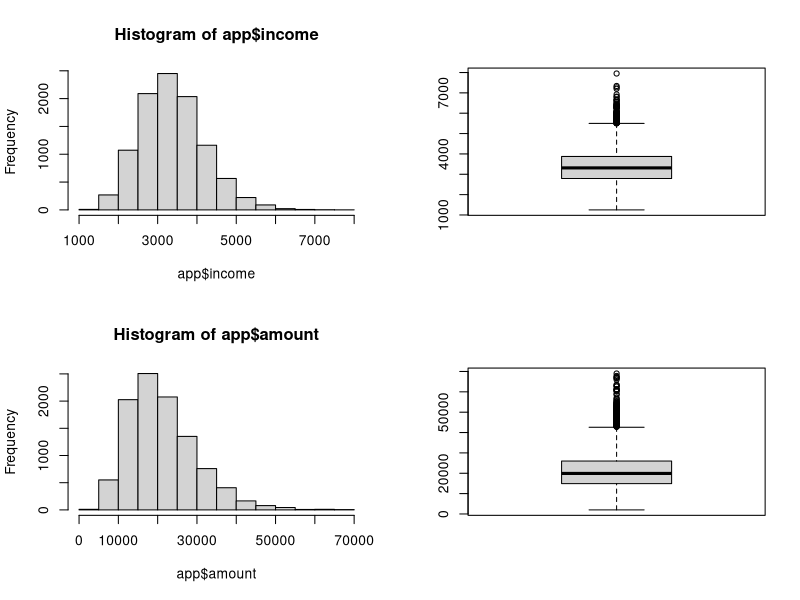
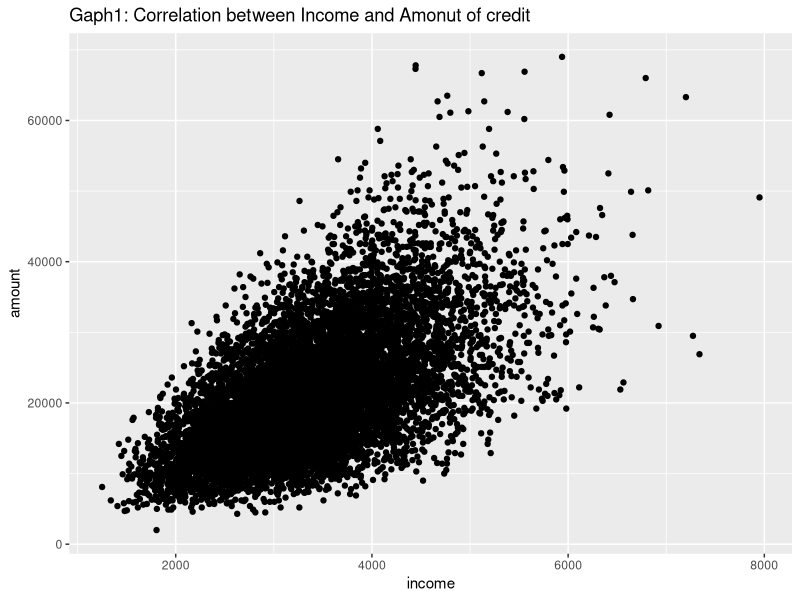
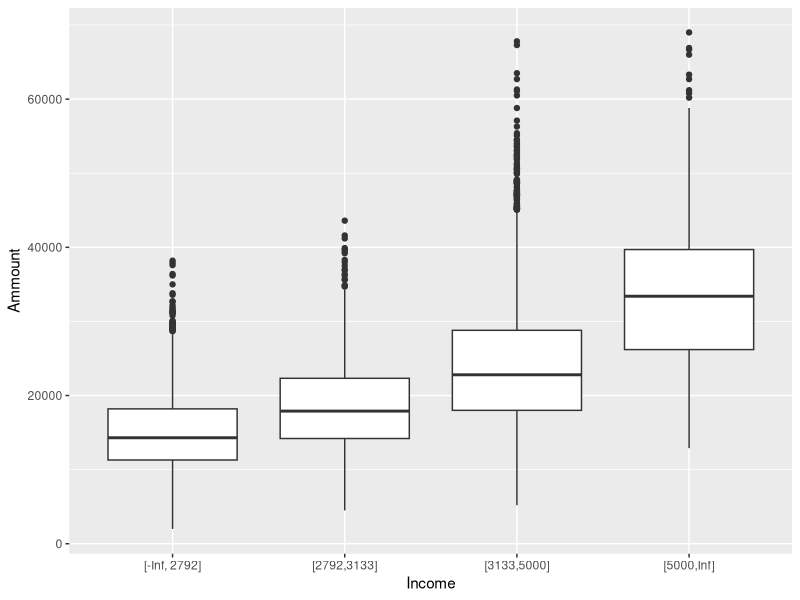
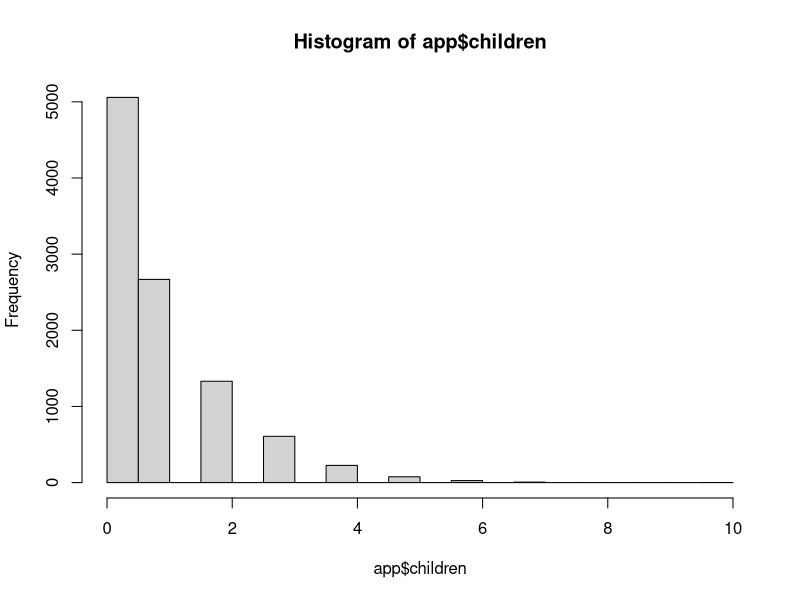
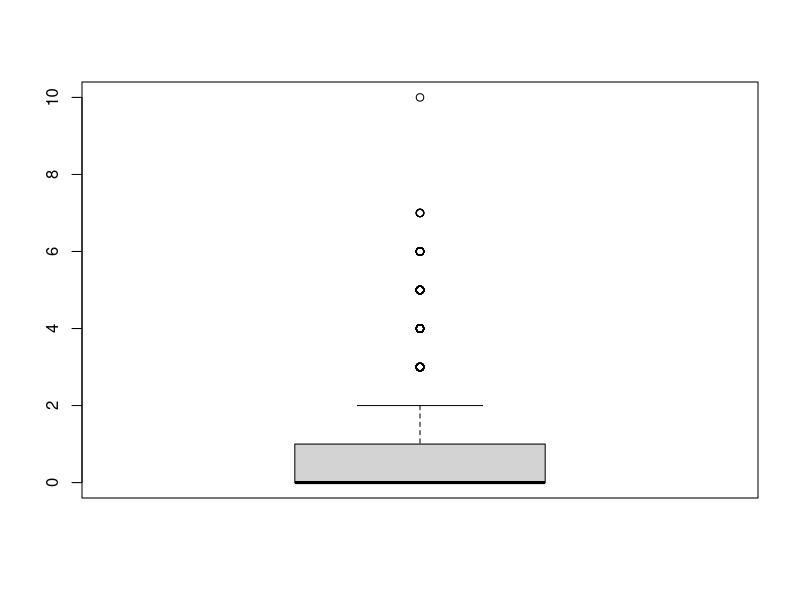
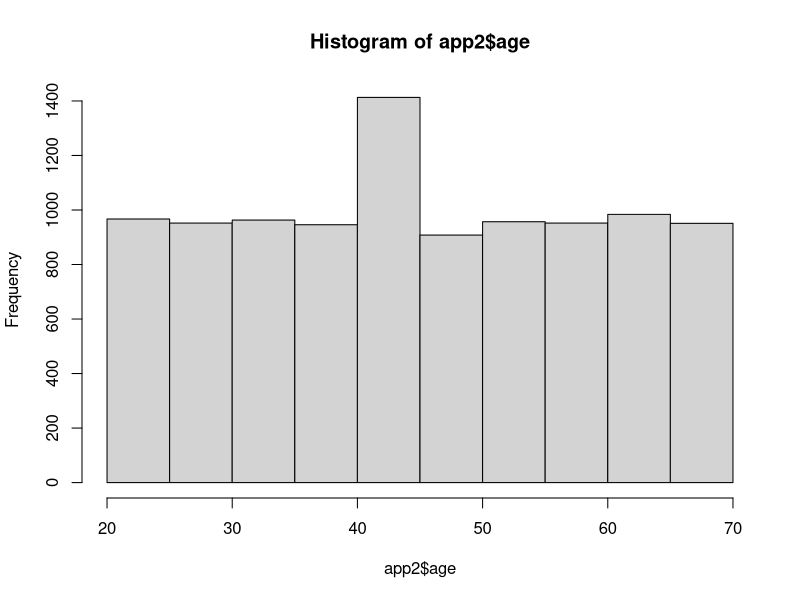
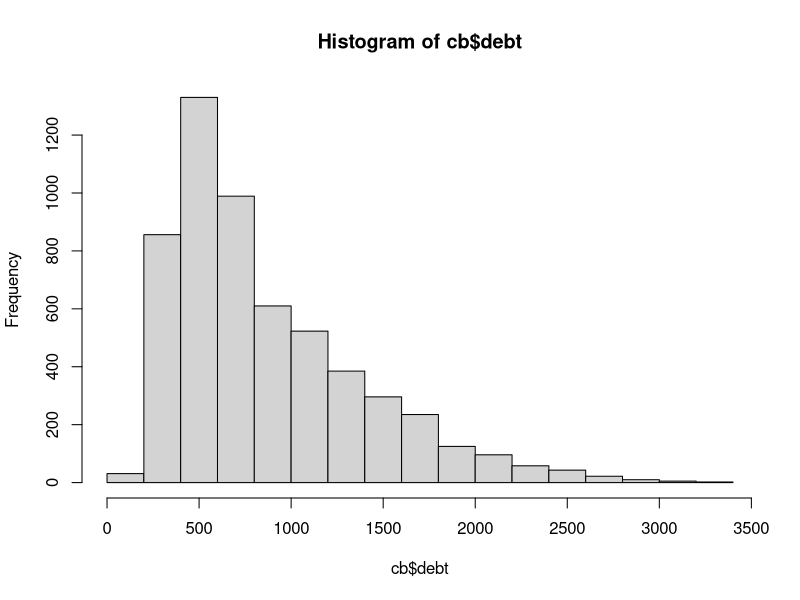
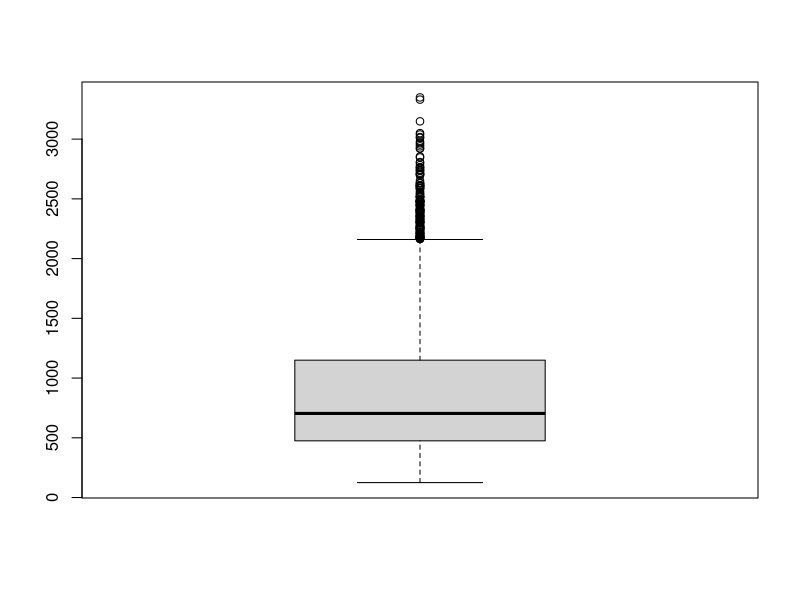

Recreate these plots in R, in order.
library("rstudioapi")                                 # Load rstudioapi package
setwd(dirname(getActiveDocumentContext()$path))       # Set working directory to source file location

install.packages("tidyverse")
library("readr")
library("tidyverse")

# ------ import app ------
app<-read_csv("app.csv",col_types = cols (col_integer(), col_integer(), col_date(), col_double(), col_integer(), col_double()
                                          ,col_date(), col_character(), col_character(), col_integer(),col_logical(), col_character(), col_character(), col_double()))

glimpse(app)

#get duplicated id, if any
dupl_id<-app$id[duplicated(app$id)]
glimpse(dupl_id)
# -> 436 id which are duplicated, but we don't know how many times, nor if other columns are duplicated as well

dupl_values<-filter(app, id  %in%  dupl_id)
glimpse(dupl_values)
# -> it seems that only column income is different for each id

#get unique combination of id and income
unique(dupl_values[,c('id','income')])
# -> for each duplicated id there are 2 different values for income - 1 or other value
# -> we can assume that value which is not 1 is correct, therefor we will do filter accordingly

app<-filter(app, (id  %in%  dupl_id & income !=1) |  !(id  %in%  dupl_id))
(dupl_id<-app$id[duplicated(app$id)])
# ->no more duplicates


# ------ data analysis -APP ------
#how many NULL/NA values each column has
(na_count <- sapply(app, function(x) sum(is.na(x))))
(null_count <- sapply(app, function(x) sum(is.null(x))))

#->children has small number of NA, to be sure, let's check whether among those NA has significant number of bad=1
table(filter(app, is.na(children))$bad)

#since nb(bad=1) = 2, we can replace NA with 0
app$children[is.na(app$children)] <- 0




table(app$bad)
#we can there is clients much more clients with bad=0 (9745), than with bad=1 (255).
255/9745

#not much difference among woman and man
table(app$sex)
aggregate(bad ~ sex, data = app, mean)
#transform sex
app<-mutate(app, sexMale = as.factor(ifelse(sex == 'male' ,1,0)))

#divorced and single people has more tendency to default
aggregate(bad ~ family, data = app, mean)

app<-mutate(app, divorced_single = as.factor(ifelse(family == 'divorced' |family == 'single' ,1,0)))


#people who are renting their apartment has more tendency to default
aggregate(bad ~ rent, data = app, mean)
app$rent_1 <-as.factor(ifelse(app$rent, 1, 0))


#self-employed has more tendency to default
aggregate(bad ~ employment, data = app, mean)
app<-mutate(app, self_empl = as.factor(ifelse(employment == 'self-employed',1,0)))

#not clear correlation between education and default
aggregate(bad ~ education, data = app, mean)
app$education <-as.factor(app$education)

#to check if there is outliers in amount or income

par(mfrow = c(2, 2))
hist(app$income)
boxplot(app$income)
hist(app$amount)
boxplot(app$amount)
par(mfrow = c(1, 1))


ggplot(app, aes(income, amount)) +
  geom_point() +
  ggtitle("Gaph1: Correlation between Income and Amonut of credit")

ggplot(app,aes(x =  cut(app$income,c(-Inf,2792,3133, 5000,Inf),labels = c('[-Inf, 2792]','[2792,3133]','[3133,5000]','[5000,Inf]'))
               , y = amount)) +
  geom_boxplot() +
  xlab("Income") +
  ylab("Ammount")


#distribution for column children: most people have 0-2 children and they have lower prob to default
#there is only 1 person with 10 children and 6 persons with 7 children, they have mean(bad)=0, which
#might be just by accident, so it's better to exclude those values because it's logical that more children will has bad impact on
#default probability.

hist(app$children)
aggregate(bad ~ children, data = app, mean)
table(app$children)
boxplot(app$children)

app1<-filter(app, children <=6)
glimpse(app1)

#installments - no significant correlation
table(app1$installments)
aggregate(bad ~ installments, data = app1, mean)


#to be sure that dates are between 2011-2012
summary(app1$date)

#to be sure that brithdate has reasonable values
summary(app1$birthdate)

#age of clients - almost all ages have equal part in data
app2<-(mutate(app1, age = as.double(difftime(date,birthdate, units="days")/365)))
glimpse(app2)
hist(app2$age)

# ------ import cb ------

cb<-read_csv("cb.csv",col_types = cols (col_integer(), col_double(), col_double(), col_integer()))
glimpse(cb)
#get duplicated id, if any
(dupl_cbid<-cb$id[duplicated(cb$id)]) # -> no duplicates
# ------ data analysis -CB ------
(na_count <- sapply(cb, function(x) sum(is.na(x))))
(null_count <- sapply(cb, function(x) sum(is.null(x))))

hist(cb$debt)
boxplot(cb$debt)
summary(cb$debt)

#we can see that distribution of mortgage is not balanced
hist(cb$mortgage)
boxplot(cb$mortgage)
summary(cb$mortgage)

summary(cb$overdue)
hist(cb$overdue)
boxplot(cb$overdue)


# ------ merging APP and CB ------

df<-left_join(app2, cb, by = "id")
glimpse(df)

#4,382 NA
(na_count <- sapply(df, function(x) sum(is.na(x))))

na_values<-filter(df, is.na(debt))
#not much with bad=1
table(na_values$bad)

#we will replace NA values with 0 since there is no much bad=1 among them

df <-mutate(df, overdue = ifelse(is.na(df$overdue),0,df$overdue))
df <- mutate(df, overdue_1 = cut(df$overdue, c(-Inf, 0,40,Inf)))
aggregate(bad ~ overdue_1, data = df, mean)
table(df$overdue_1)

df <-mutate(df, debt_1 = ifelse(is.na(df$debt),0,df$debt))
df <-mutate(df, mortgage_1 = ifelse(is.na(df$mortgage),0,df$mortgage))

glimpse(df)

# ------ examine colinearity ------
install.packages("corpcor")
library(corpcor)
cor2pcor(cov(cb))#->correlation between dept and mortgage -> we will exclude mortgage
cb1<-select(cb,  -mortgage)

cor2pcor(cov(cb1)) #->ok

#->excluding mortgage from df
df1<-select(df,  -mortgage)


test1<-select(df1,amount, income,age,installments,debt_1, children, overdue)
cor2pcor(cov(test1))

#to exclude  income, installments

df2<-select(df1, c(-income,-installments))
test2<-select(df2,amount,debt_1,children,age )
cor2pcor(cov(test2))



# ------ test and train sample (divide by year) ------
install.packages("lubridate")
library(lubridate)
train <-filter(df2, year(date)==2011)
test <-filter(df2, year(date)==2012)
glimpse(train) #5009
glimpse(test) #4984



# ------ create model ------
train_model<-glm(bad ~ sexMale + divorced_single + children + self_empl + rent_1 + debt_1 + overdue_1  + amount + education +age
                 , family=binomial
                 , data=train)

summary(train_model)


train_model1<-glm(bad ~   divorced_single + children + self_empl + rent_1 + debt_1 + overdue_1, family=binomial
                  , data=train)
summary(train_model1)


#for prediction
install.packages("modelr")
library(modelr)

#add column with predictions

train_lr <- mutate(train, p = predict(train_model1, type = "response"))
mean(train_lr$p)
summary(train_lr$p)
table(train_lr$bad)

train_lr$p_class <-cut(train_lr$p, 5)


merge(aggregate(bad ~ p_class, data = train_lr,function(x) c(length = length(x), sum = sum(x)))
      ,aggregate(p ~ p_class, data = train_lr, mean))

############# Model performance tradeoffs #####################

#threshold
train_lr <- mutate(train_lr, bad_predicted = ifelse(p<=0.04,0,1))

# Calculate the model's accuracy
mean(train_lr$bad == train_lr$bad_predicted)
table(ifelse(train_lr$bad==1,'Default True','Default False'), train_lr$bad_predicted)
# Sensitivity 0.4655172 - TruePositive / (TruePositive + FalseNegative)
54/(62+54)

#Specificity 0.8612303 - TrueNegative / (FalsePositive + TrueNegative)
4214/(4214+679)


install.packages("ROCR")
library(ROCR)
ROCRpred = prediction(train_lr$p, train_lr$bad)
ROCRperf = performance(ROCRpred, "tpr", "fpr")

plot(ROCRperf)
# Add colors
plot(ROCRperf, colorize=TRUE)
# Add threshold labels
plot(ROCRperf, colorize=TRUE, print.cutoffs.at=seq(0.01,0.09,by=0.01), text.adj=c(-0.2,1.7))


#new threshold
train_lr1 <- mutate(train_lr, bad_predicted = ifelse(p<=0.02,0,1))

# Calculate the model's accuracy
mean(train_lr1$bad == train_lr1$bad_predicted) # 0.6013857
table(ifelse(train_lr1$bad==1,'Default True','Default False'), train_lr1$bad_predicted)
# Sensitivity 0.7672414 - TruePositive / (TruePositive + FalseNegative)
89/(27   +89)

#Specificity 0.620887 - TrueNegative / (FalsePositive + TrueNegative)
3038 /(3038 +1855)



######## test model ########
test_lr <- mutate(test, p = predict(train_model1, type = "response",newdata = test))
test_lr$p <- predict(train_model1, type = "response", newdata = test)
summary(test_lr$p)
summary(test_lr$p)

p_class_test <-cut(test_lr$p, 5)
merge(aggregate(bad ~ p_class_test, data = test_lr,function(x) c(length = length(x), sum = sum(x)))
      ,aggregate(p ~ p_class_test, data = test_lr, mean))


test_lr <- mutate(test_lr, bad_predicted = ifelse(p<=0.02,0,1))
# Calculate the model's accuracy
mean(test_lr$bad == test_lr$bad_predicted) #0.635634
table(ifelse(test_lr$bad==1,'Default True','Default False'), test_lr$bad_predicted)

# Sensitivity 0.7769784 - TruePositive / (TruePositive + FalseNegative)
108/(31+108)

#Specificity 0.6315789 - TrueNegative / (FalsePositive + TrueNegative)
3060  /(3060 +1785)


####################################################################33

########### Random forest ###########
install.packages("randomForest")
library(randomForest)

train_rf<-mutate(train, bad=as.factor(bad))
test_rf<-mutate(test, bad=as.factor(bad))

model_rf <- randomForest(bad ~ sexMale + divorced_single + children + self_empl + rent_1 + debt_1 + overdue_1  + amount + education +age,data=train_rf, importance = TRUE)
model_rf

train_rf<-mutate(train_rf, p1 = predict(model_rf, train_rf,type = "class"))

table(ifelse(train_rf$bad==1,'Default True','Default False'), train_rf$p1)
mean(train_rf$bad == train_rf$p1) #0.9960072

# Sensitivity  - TruePositive / (TruePositive + FalseNegative)
96/(20 +96) #0.8275862

#Specificity  - TrueNegative / (FalsePositive + TrueNegative)
4893/(4893)


#rf for test data
test_rf<-mutate(test_rf, p1 = predict(model_rf, test_rf,type = "class"))
mean(test_rf$bad==test_rf$p1) #0.9721108
table(ifelse(test_rf$bad==1,'Default True','Default False'), test_rf$p1)
